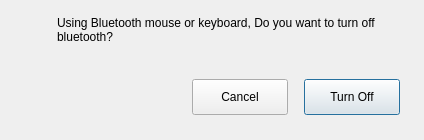
<?xml version="1.0" encoding="UTF-8"?>
<ui version="4.0">
 <class>beforeTurnOffHintWidget</class>
 <widget class="QDialog" name="beforeTurnOffHintWidget">
  <property name="geometry">
   <rect>
    <x>0</x>
    <y>0</y>
    <width>424</width>
    <height>140</height>
   </rect>
  </property>
  <property name="maximumSize">
   <size>
    <width>424</width>
    <height>140</height>
   </size>
  </property>
  <property name="baseSize">
   <size>
    <width>424</width>
    <height>140</height>
   </size>
  </property>
  <property name="windowTitle">
   <string>Bluetooth</string>
  </property>
  <property name="windowIcon">
   <iconset theme="bluetooth">
    <normaloff>.</normaloff>.</iconset>
  </property>
  <property name="modal">
   <bool>true</bool>
  </property>
  <widget class="QPushButton" name="closeButton">
   <property name="geometry">
    <rect>
     <x>304</x>
     <y>79</y>
     <width>96</width>
     <height>36</height>
    </rect>
   </property>
   <property name="text">
    <string>Turn Off</string>
   </property>
  </widget>
  <widget class="QPushButton" name="cancelButton">
   <property name="geometry">
    <rect>
     <x>192</x>
     <y>79</y>
     <width>96</width>
     <height>36</height>
    </rect>
   </property>
   <property name="text">
    <string>Cancel</string>
   </property>
  </widget>
  <widget class="QLabel" name="iconLabel">
   <property name="geometry">
    <rect>
     <x>26</x>
     <y>19</y>
     <width>22</width>
     <height>22</height>
    </rect>
   </property>
   <property name="text">
    <string/>
   </property>
  </widget>
  <widget class="QLabel" name="textLabel">
   <property name="geometry">
    <rect>
     <x>57</x>
     <y>16</y>
     <width>341</width>
     <height>58</height>
    </rect>
   </property>
   <property name="text">
    <string>Using Bluetooth mouse or keyboard, Do you want to turn off bluetooth?</string>
   </property>
   <property name="alignment">
    <set>Qt::AlignLeading|Qt::AlignLeft|Qt::AlignTop</set>
   </property>
   <property name="wordWrap">
    <bool>true</bool>
   </property>
  </widget>
 </widget>
 <resources/>
 <connections/>
</ui>
